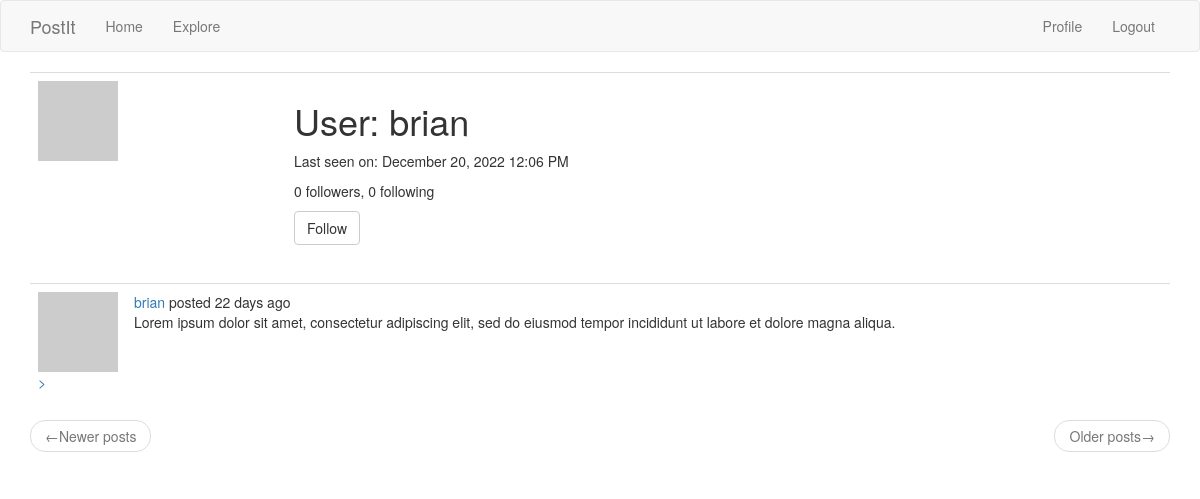
The app's page /user/brian (signed in), older data.
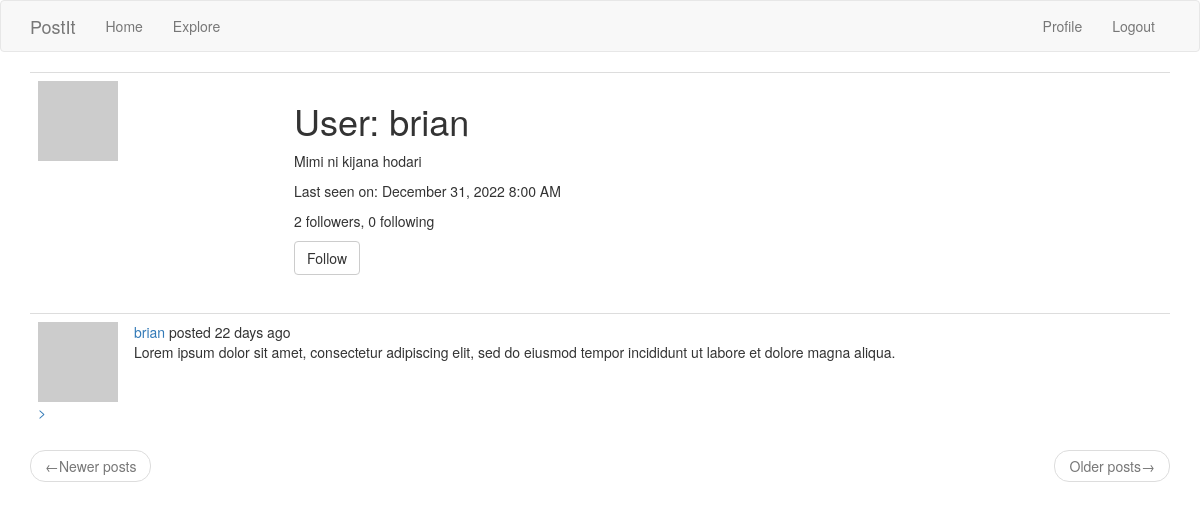
The same page, newer data.
### app/models.py (models this page shows, shortened)
class User(UserMixin, db.Model):
    id = db.Column(db.Integer, primary_key=True)
    username = db.Column(db.String(64), index=True, unique=True)
    email = db.Column(db.String(120), index=True, unique=True)
    password_hash = db.Column(db.String(128))
    posts = db.relationship('Post', backref='author', lazy='dynamic')
    about_me = db.Column(db.String(140))
    last_seen = db.Column(db.DateTime, default=datetime.utcnow)
    followed = db.relationship(
        'User', secondary=followers,
        primaryjoin=(followers.c.follower_id == id),
        secondaryjoin=(followers.c.followed_id == id),
        backref=db.backref('followers', lazy='dynamic'), lazy='dynamic')
    def avatar(self, size):
        digest = md5(self.email.lower().encode('utf-8')).hexdigest()
        return 'https://www.gravatar.com/avatar/{}?d=identicon&s={}'.format(digest, size)
    def is_following(self, user):
        return self.followed.filter(followers.c.followed_id == user.id).count() > 0

### app/main/routes.py (the view)
@bp.route('/user/<username>')
@login_required
def user(username):
    user = User.query.filter_by(username=username).first_or_404()
    page = request.args.get('page', 1, type=int)
    posts = user.posts.order_by(Post.timestamp.desc()).paginate(
        page=page, per_page=current_app.config['POSTS_PER_PAGE'],
        error_out=False)
    next_url = url_for('main.user', username=user.username,
                       page=posts.next_num) if posts.has_next else None
    prev_url = url_for('main.user', username=user.username,
                       page=posts.prev_num) if posts.has_prev else None
    form = EmptyForm()
    return render_template('user.html', user=user, posts=posts.items,
                           next_url=next_url, prev_url=prev_url, form=form)

### app/main/forms.py
class EmptyForm(FlaskForm):
    submit = SubmitField('Submit')

### app/main/routes.py (called while the page is built)
@bp.before_app_request
def before_request():
    if current_user.is_authenticated:
        current_user.last_seen = datetime.utcnow()
        db.session.commit()
    g.locale = str(get_locale())

### app/models.py (called while the page is built)
@login.user_loader
def load_user(id):
    return User.query.get(int(id))

### app/templates/user.html (shortened to what this page needs)
{% extends "base.html" %}
{% block app_content %}
  <table class="table table-hover">
    <tr>
      <td width="256px"><img src="{{ user.avatar(256) }}"></td>
      <td>
        <h1>{{ _('User') }}: {{ user.username }}</h1>
        {% if user.about_me %}<p>{{ user.about_me }}</p>{% endif %}
        {% if user.last_seen %}
        <p>{{ _('Last seen on') }}: {{ moment(user.last_seen).format('LLL') }}</p>
        {% endif %}
        <p>{{ _('%(count)d followers', count=user.followers.count()) }},
          {{ _('%(count)d following', count=user.followed.count()) }}</p>
        {% if user == current_user %}
        <p><a href="{{ url_for('main.edit_profile') }}">{{ _('Edit your profile') }}</a></p>
        {% elif not current_user.is_following(user) %}
        <p>
          <form action="{{ url_for('main.follow', username=user.username) }}" method="post">
            {{ form.submit(value=_('Follow'), class_='btn btn-default') }}
          </form>
        </p>
        {% endif %}
      </td>
    </tr>
  </table>
  {% for post in posts %}
    {% include '_post.html' %}
  {% endfor %}
  <nav aria-label="...">
    <ul class="pager">
      <li class="previous{% if not prev_url %} disabled{% endif %}">
        <a href="{{ prev_url or '#' }}">
          <span aria-hidden="true">&larr;</span>{{ _('Newer posts') }}
        </a>
      </li>
      <li class="next{% if not next_url %} disabled{% endif %}">
        <a href="{{ next_url or '#' }}">
          {{ _('Older posts') }}<span aria-hidden="true">&rarr;</span>
        </a>
      </li>
    </ul>
  </nav>
{% endblock %}

Row changes from the older to the newer data that the page shows:
changed User "brian": about_me (not shown) → "Mimi ni kijana hodari"; last_seen "December 20, 2022 12:06 PM" → "December 31, 2022 8:00 AM"
Text that changed along with them:
text no longer shown: "0 followers"
text now shown: "2 followers"
